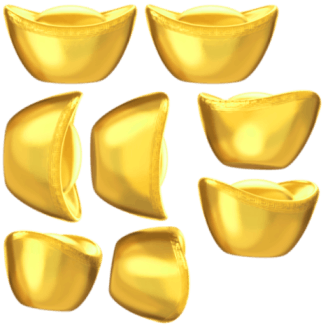
#> input picture scripts/pg_assets/04e186f4-8361-4a68-87d3-e9ede41c67fe.e3bba.png, 327 x 327 px; its folder holds only this picture in this run
$ python -i pg_atlas_utils.py   (imports and definitions only)
#> lines starting #> are read from the running program, lines starting #| are printed output that depends on the picture
#> further down, picture is the input picture: PIL image 327x327 P; mean R, G, B, A 166.9, 155.7, 87.6, 144.5
#!/usr/bin/env python3
"""Cocos 图集裁切工具：按 texture uuid 匹配正确的 native 大图。"""

from __future__ import annotations

import json
import re
from functools import lru_cache
from pathlib import Path

from PIL import Image, ImageChops
UUID_NATIVE_HINTS: dict[str, str] = {
    # import__0b 暗刻倍数（x1~x10, texture_index=0）— 必须走 13 小图集，勿误匹配 6a
    "13GdcO/QxHEKa5WoNqUXgo": "native__13_1319d70e-fd0c-4710-a6b9-5a836a517828.d29f9.png",
    # spin_button_controller 小圆钮 — 按 import 指定 native（755 uuid 图集爬取损坏）
    "755QemO8VKoYn/j8Mchu8M": "native__75_75e507a6-3bc5-4aa1-89ff-8fc31c86ef0c.f8847.png",
    # feature_symbols.plist（s_wild / s_scatter 百搭、胡字）
    "e3LeWoZ8RAAaV118CL0cC6": "native__a9_a9f0710a-15a5-48b3-8ac6-a5a40a520b1f.5f3fa.png",
    # spin_button_controller 图集（spin_base / arrow / auto_spin）
    "2fMu8VYqdIoaHGPxwsCtT4": "native__2f_2f32ef15-62a7-48a1-a1c6-3f1c2c0ad4f8.d10ff.png",
    # scatter 图集 22480547（scatter_glow_c 圆形底、scatter_bg 等）
    "22SAVHxIRFEaFyWF5tt8gK": "native__22_22480547-c484-4511-a172-585e6db7c80a.bf7c4.jpg",
    # setting_menu 文字标签（自动 / 极速）
    "873OkQSWVMYI2sOjIYfPfk": "native__73_73b542d8-1f8d-49be-9633-2f0866f9d766.82e71.png",
    # info_message.plist（赢得 / 共赢得 / 1024ways 等）
    "f3qr3J38pJ0LUii0m8IOJB": "native__f3_f3aabdc9-dfca-49d0-b522-8b49bc20e241.c86b2.png",
    # bonus_loading.plist 中文版（赢得免费旋转 / 开始）
    "38/78JoC5KbYY1CW6DLhPN": "native__38_38ffbf09-a02e-4a6d-8635-096e832e13cd.2dd2c.png",
    # total_win.plist 中文版（共赢得 / 领取）
    "eaojbPP+REHrgWpeL2Shb/": "native__ea_eaa236cf-3fe4-441e-b816-a5e2f64a16ff.85cc8.png",
    # total_win 背景叠层（e3 / cb / 15 / 3a 图集）
    "e3uHskpbJLJLtU7EaEN09u": "native__e3_e3b87b24-a5b2-4b24-bb54-ec4684374f6e.a429d.jpg",
    "cbcuU54rdBzpys6OfF4EHp": "native__cb_cb72e539-e2b7-41ce-9cac-e8e7c5e041e9.6bbc2.jpg",
    "15nRD8qW9CO6+SDBG9/LrV": "native__15_159d10fc-a96f-423b-af92-0c11bdfcbad5.6dbd6.jpg",
    "3ahkUs6pFILJlHm+hBKPIw": "native__3a_3a86452c-ea91-482c-9947-9be84128f230.76e69.png",
}


# [31 lines left out: functions parse_sprite_frames, texture_uuids, not called in this run]


def texture_uuid(text: str) -> str | None:
    uuids = texture_uuids(text)
    return uuids[0] if uuids else None


# [9 lines left out: function atlas_bounds, not called in this run]


def add_blend_to_rgba(img: Image.Image, black_threshold: int = 8) -> Image.Image:
    """Cocos ADD 混合 JPG 精灵：黑底透明，亮度映射为 alpha。"""
#> called with black_threshold = 8
    rgba = img.convert("RGBA")
    r, g, b, _ = rgba.split()
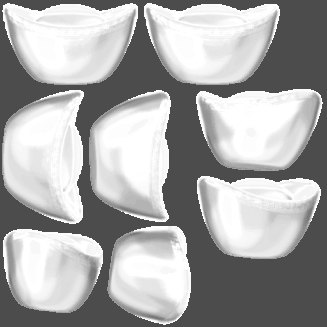
#> r: PIL image 327x327 L; min 76, max 255, mean 166.9
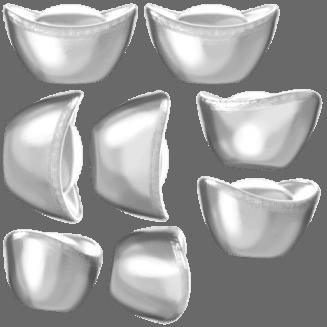
#> g: PIL image 327x327 L; min 84, max 255, mean 155.7
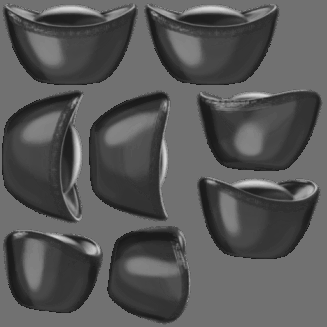
#> b: PIL image 327x327 L; min 24, max 212, mean 87.6
    lum = ImageChops.lighter(ImageChops.lighter(r, g), b)
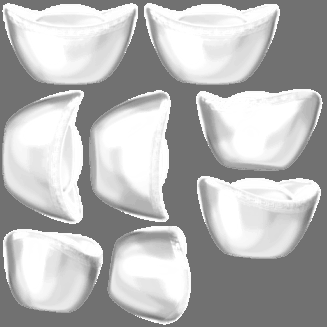
#> lum: PIL image 327x327 L; min 113, max 255, mean 181.9
    rgba.putalpha(lum.point(lambda v: 0 if v <= black_threshold else v))
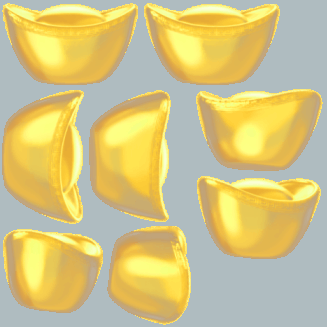
#> rgba: PIL image 327x327 RGBA; mean R, G, B, A 166.9, 155.7, 87.6, 181.9; transparent parts drawn white
    return rgba


# [7 lines left out: function crop, not called in this run]


class AtlasResolver:
    # [106 lines left out: functions __init__, _build_uuid_index, native_for_uuid, extract_from_import, extract_sprite, not called in this run]

    def plist_name(self, text: str) -> str | None:
        m = re.search(r'"([a-zA-Z0-9_]+\.plist)"', text)
        return m.group(1) if m else None

    # [8 lines left out: function find_import_by_plist, not called in this run]

>>> from PIL import Image
>>> picture = Image.open('pg_assets/04e186f4-8361-4a68-87d3-e9ede41c67fe.e3bba.png')
>>> result = add_blend_to_rgba(picture)

$ run again, on scripts/pg_assets/0b4ae3cc-5d5a-4da1-92d8-8203ee193674.dc619.png
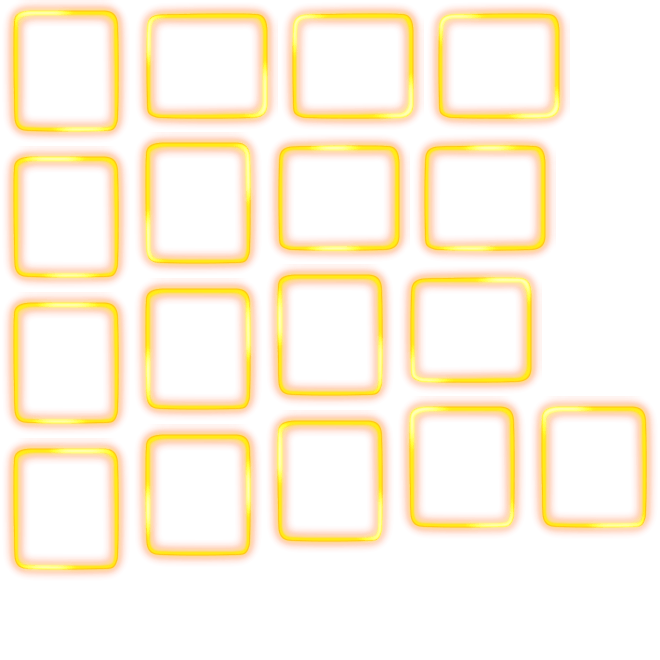
#> input picture scripts/pg_assets/0b4ae3cc-5d5a-4da1-92d8-8203ee193674.dc619.png, 660 x 660 px
#> picture is the input picture: PIL image 660x660 P; mean R, G, B, A 112.4, 51.1, 10.1, 34.8
#> in add_blend_to_rgba, `r, g, b, _ = rgba.split()`:
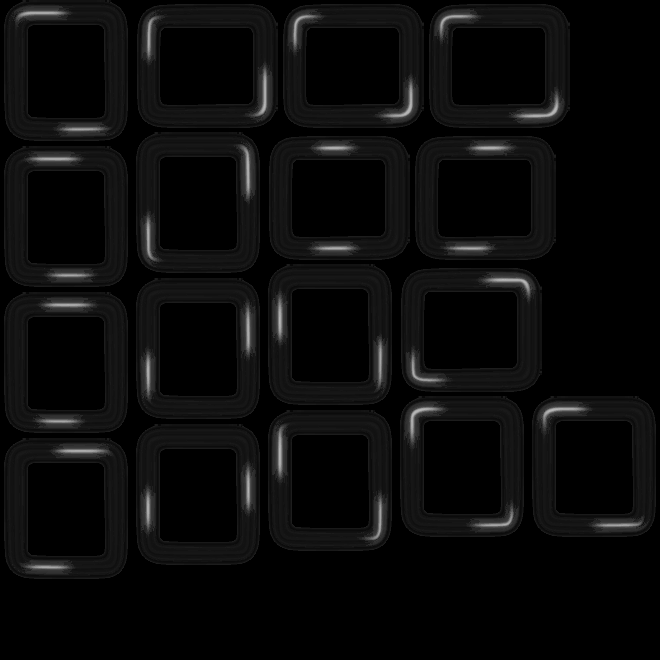
#> b: PIL image 660x660 L; min 0, max 180, mean 10.1
#> in add_blend_to_rgba, `rgba.putalpha(lum.point(lambda v: 0 if v <= black_threshold else v))`:
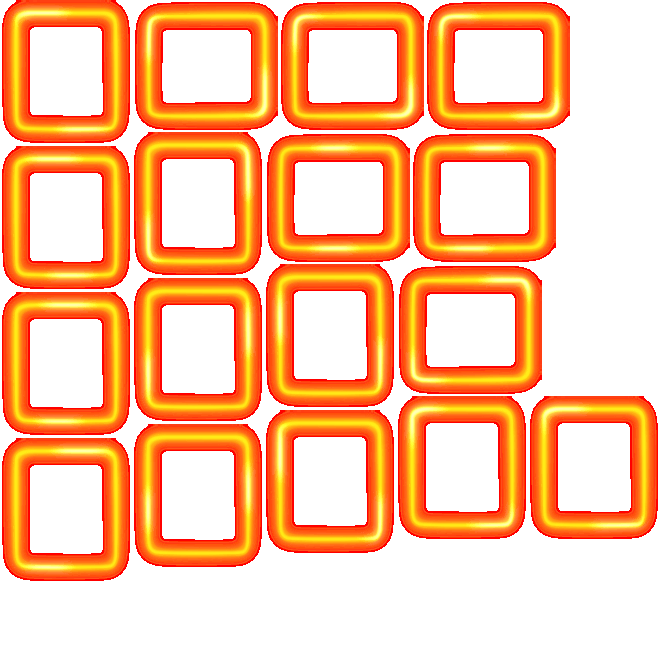
#> rgba: PIL image 660x660 RGBA; mean R, G, B, A 112.4, 51.1, 10.1, 112.4; transparent parts drawn white

$ run again, on scripts/pg_assets/38ffbf09-a02e-4a6d-8635-096e832e13cd.2dd2c.png
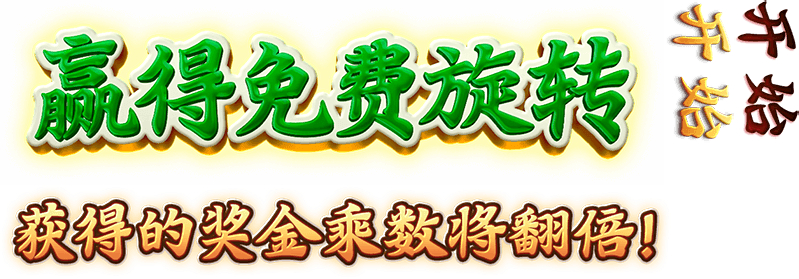
#> input picture scripts/pg_assets/38ffbf09-a02e-4a6d-8635-096e832e13cd.2dd2c.png, 799 x 279 px
#> picture is the input picture: PIL image 799x279 P; mean R, G, B, A 154.2, 155.1, 75, 133.4
#> in add_blend_to_rgba, `lum = ImageChops.lighter(ImageChops.lighter(r, g), b)`:
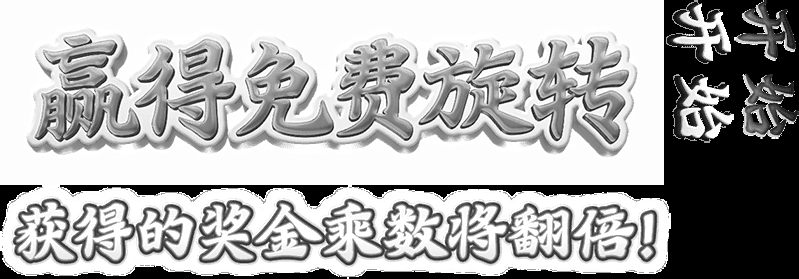
#> lum: PIL image 799x279 L; min 0, max 255, mean 174.4
#> in add_blend_to_rgba, `rgba.putalpha(lum.point(lambda v: 0 if v <= black_threshold else v))`:
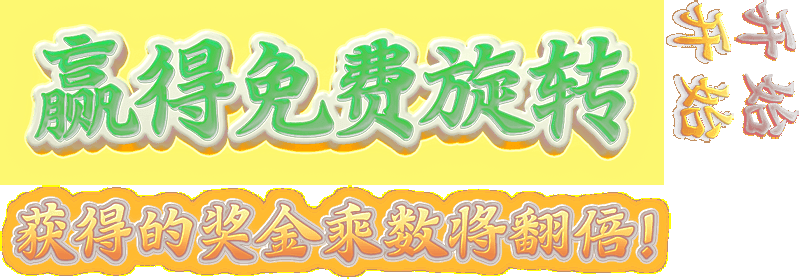
#> rgba: PIL image 799x279 RGBA; mean R, G, B, A 154.2, 155.1, 75, 174.4; transparent parts drawn white
